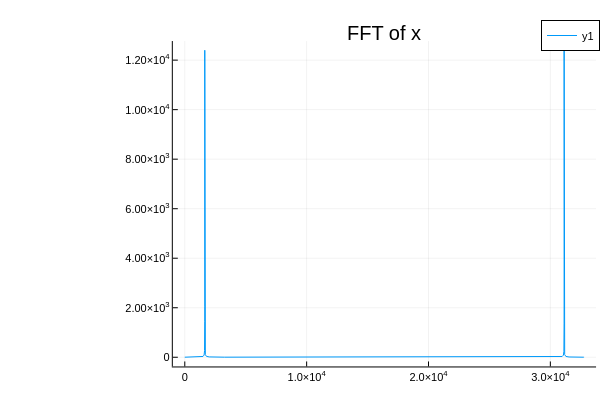

Write notebook code for a chart like this one.
### Code cell
X = fft(x)
plot(abs.(X), title = "FFT of x")

### Figure 1 — Plotly figure (JSON) as saved in the notebook; plotly's stock layout.template omitted (floating-point values rounded to 4 significant figures; data arrays with more than 128 entries replaced by an {"elided": "..."} marker saying what was removed)
{"data": [{"colorbar": {"len": 0.9039, "title": "", "x": 0.9934, "y": 0.4896}, "legendgroup": "y1", "line": {"color": "rgba(0, 154, 250, 1.000)", "dash": "solid", "shape": "linear", "width": 1}, "mode": "lines", "name": "y1", "showlegend": true, "type": "scatter", "x": {"elided": "32768 int values"}, "xaxis": "x", "y": {"elided": "32768 float values"}, "yaxis": "y"}], "layout": {"annotations": [{"font": {"color": "rgba(0, 0, 0, 1.000)", "family": "sans-serif", "size": 20}, "rotation": 0, "showarrow": false, "text": "FFT of x", "x": 0.6407, "xanchor": "center", "xref": "paper", "y": 1, "yanchor": "top", "yref": "paper"}], "height": 400, "legend": {"bgcolor": "rgba(255, 255, 255, 1.000)", "bordercolor": "rgba(0, 0, 0, 1.000)", "borderwidth": 1, "font": {"color": "rgba(0, 0, 0, 1.000)", "family": "sans-serif", "size": 11}, "title": {"font": {"color": "rgba(0, 0, 0, 1.000)", "family": "sans-serif", "size": 15}, "text": ""}, "tracegroupgap": 0, "traceorder": "normal", "x": 1, "xanchor": "auto", "y": 1, "yanchor": "auto"}, "margin": {"b": 20, "l": 0, "r": 0, "t": 20}, "paper_bgcolor": "rgba(255, 255, 255, 1.000)", "plot_bgcolor": "rgba(255, 255, 255, 1.000)", "showlegend": true, "width": 600, "xaxis": {"anchor": "y", "domain": [0.288, 0.9934], "gridcolor": "rgba(0, 0, 0, 0.100)", "gridwidth": 0.5, "linecolor": "rgba(0, 0, 0, 1.000)", "mirror": false, "range": [-982.0, 33750.0], "showgrid": true, "showline": true, "showticklabels": true, "tickangle": 0, "tickcolor": "rgb(0, 0, 0)", "tickfont": {"color": "rgba(0, 0, 0, 1.000)", "family": "sans-serif", "size": 11}, "tickmode": "array", "ticks": "inside", "ticktext": ["0", "1.0×10<sup>4</sup>", "2.0×10<sup>4</sup>", "3.0×10<sup>4</sup>"], "tickvals": [0, 10000, 20000, 30000], "title": "", "titlefont": {"color": "rgba(0, 0, 0, 1.000)", "family": "sans-serif", "size": 15}, "type": "-", "visible": true, "zeroline": false, "zerolinecolor": "rgba(0, 0, 0, 1.000)"}, "yaxis": {"anchor": "x", "domain": [0.03762, 0.9415], "gridcolor": "rgba(0, 0, 0, 0.100)", "gridwidth": 0.5, "linecolor": "rgba(0, 0, 0, 1.000)", "mirror": false, "range": [-371.1, 12770.0], "showgrid": true, "showline": true, "showticklabels": true, "tickangle": 0, "tickcolor": "rgb(0, 0, 0)", "tickfont": {"color": "rgba(0, 0, 0, 1.000)", "family": "sans-serif", "size": 11}, "tickmode": "array", "ticks": "inside", "ticktext": ["0", "2.00×10<sup>3</sup>", "4.00×10<sup>3</sup>", "6.00×10<sup>3</sup>", "8.00×10<sup>3</sup>", "1.00×10<sup>4</sup>", "1.20×10<sup>4</sup>"], "tickvals": [0, 2000, 4000, 6000, 8000, 10000, 12000], "title": "", "titlefont": {"color": "rgba(0, 0, 0, 1.000)", "family": "sans-serif", "size": 15}, "type": "-", "visible": true, "zeroline": false, "zerolinecolor": "rgba(0, 0, 0, 1.000)"}}}
